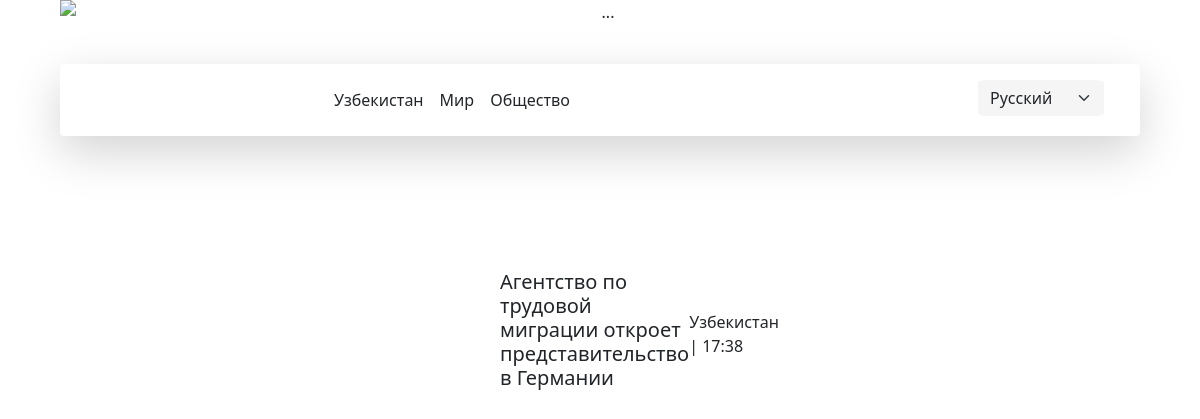
Screenshot of /mir2/2 with the database file from the repository.
### pages/models.py (models this page shows, shortened)
class Mir(models.Model):
    title = models.CharField(max_length=200)
    img = models.ImageField(blank=True)
    text = models.TextField( )
    title2=models.CharField(max_length=200)
    text2 = models.TextField()

### pages/views.py (the view)
# urls.py: path('mir2/<int:pk>',Mir2_detail.as_view(),name='mir2_detail'),
class Mir2_detail(DetailView):
    model=Mir
    template_name='mir2_detail.html'

### templates/mir2_detail.html
{% extends 'base.html' %}
{% block content %}
<div style="width: 100%; height: auto ;display:flex;align-items: center;justify-content: center;" >
        <div style="display: flex;align-items: center;justify-content: space-around;margin-bottom: 100px;gap: 2px;"  class="col ">
            <div style="width: 200px;height: 300px;display: flex;align-items: center;justify-content: space-between;" >
                <h5 class="card-title">{{mir.title2}}</h5>
                <p class="card-text">{{mir.text2}}</p>
              </div>
          </div>
    </div>
     {% endblock content %}

### rows the page displays
Mir: title2 "Агентство по трудовой миграции откроет представительство в Германии", text2 "Узбекистан | 17:38"
